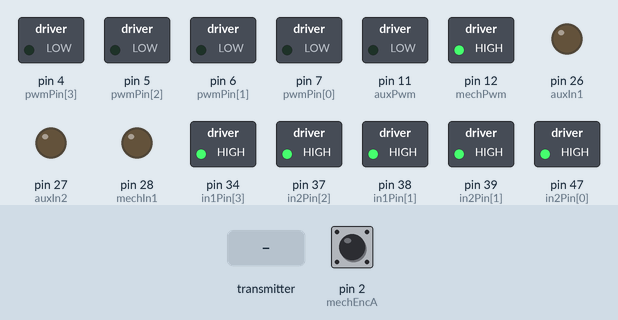
Recording of a sketch running on a simulated Arduino Mega 2560, built with avr-gcc and run on an emulated ATmega2560. Parts: switched loads named in the sketch (green lamp = pin HIGH), output pins drawn as LEDs (lit = HIGH). Inputs (shaded band) come from the test bench; at power-on: pin 2 (mechEncA) HIGH.

Above: at 1.2 s.
1.3 s: the transmitter starts sending readChannel.3 = 1000
At 2.5 s:
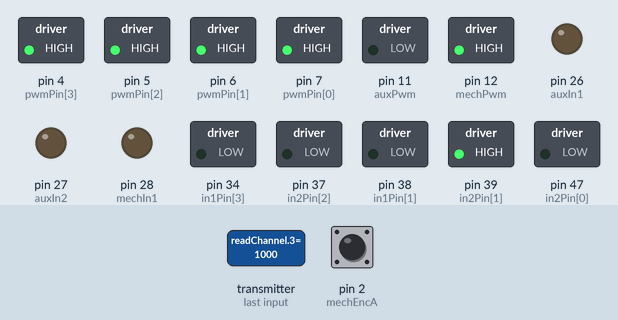
2.8 s: the transmitter starts sending readChannel.1 = 1000
At 3.5 s:
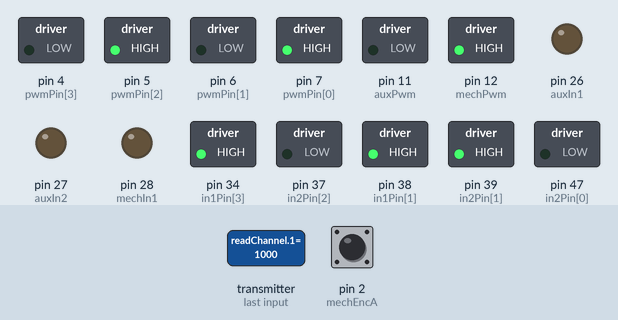
4.3 s: the transmitter starts sending readChannel.0 = 1000
At 4.9 s:
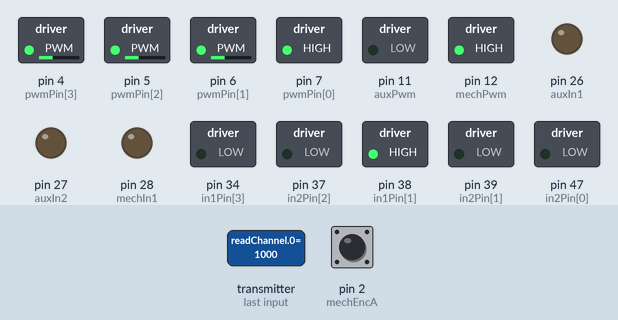
5.8 s: the transmitter starts sending readChannel.3 = 1250
At 7.0 s:
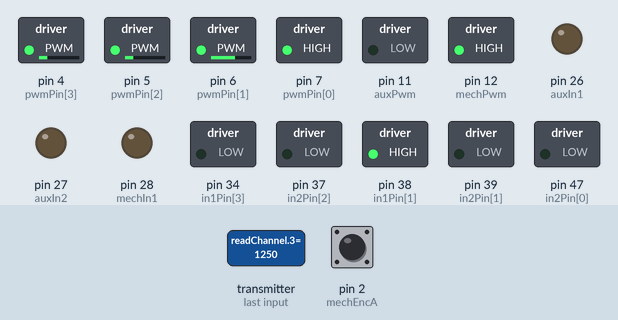
7.3 s: the transmitter starts sending readChannel.1 = 1250
At 8.4 s:
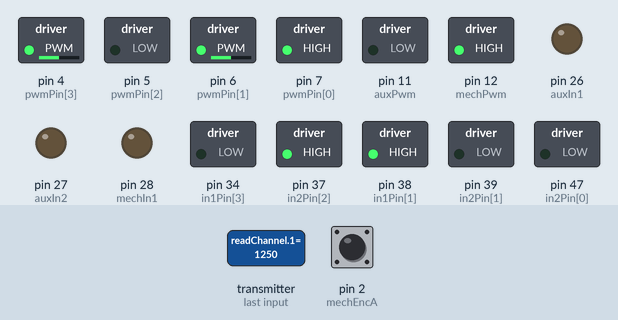
8.8 s: the transmitter starts sending readChannel.0 = 1500
At 9.4 s:
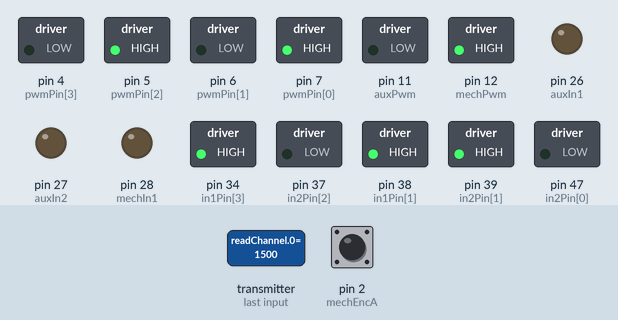
Timing chart, 0 to 11.3 s (numbered marks = the images above; inputs shaded):
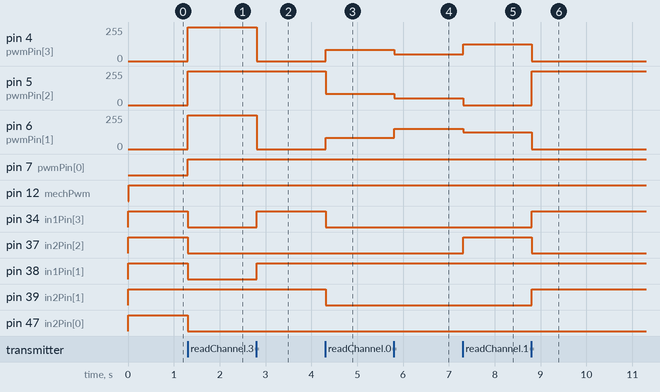

The sketch:

CR.ino
```cpp
#include <IBusBM.h>
#include <SPI.h>
#include <mcp2515.h>

IBusBM IBus;

// System 1: 4-Wheel Mecanum Chassis
const int pwmPin[4] = {7, 6, 5, 4};
const int in1Pin[4] = {46, 38, 36, 34};
const int in2Pin[4] = {47, 39, 37, 35};

const int basePWM[4]  = {45, 45, 45, 45};
const int maxPWM[4]   = {255, 255, 255, 255};
const bool dirInvert[4] = {false, false, true, true};

// System 2: 5th Axis Mechanism (PID)
const int mechEncA = 2;
const int mechEncB = 3;
const int mechPwm  = 12;
const int mechIn1  = 28;
const int mechIn2  = 29;

const float Kp = 1.5;
const float Ki = 0.0;
const float Kd = 0.0;
const int mechBasePWM = 20;
const int deadband = 5;

volatile long mechPulses = 0;
long mechTarget = 0;
long lastError = 0;
float integral = 0;

unsigned long lastTime = 0;

// System 3: Auxiliary Mechanism
const int auxPwm = 11;
const int auxIn1 = 26;
const int auxIn2 = 27;
const int auxSpeed = 100;

// System 4: CAN Bus (MKS Servo)
MCP2515 mcp2515(53);
int lastCh8State = -1; // -1: undefined, 0: stop, 1: up, 2: down

void isrMech() {
  if (digitalRead(mechEncB) == HIGH) {
    mechPulses++;
  } else {
    mechPulses--;
  }
}

void setChassisMotor(int i, int speed) {
  if (speed == 0) {
    digitalWrite(in1Pin[i], HIGH);
    digitalWrite(in2Pin[i], HIGH);
    analogWrite(pwmPin[i], 0);
  } else {
    bool wantForward = (speed > 0);
    if (dirInvert[i]) wantForward = !wantForward;

    if (wantForward) {
      digitalWrite(in1Pin[i], LOW);
      digitalWrite(in2Pin[i], HIGH);
    } else {
      digitalWrite(in1Pin[i], HIGH);
      digitalWrite(in2Pin[i], LOW);
    }

    int outPWM = abs(speed);
    if (outPWM < basePWM[i]) outPWM = basePWM[i];
    if (outPWM > maxPWM[i]) outPWM = maxPWM[i];
    analogWrite(pwmPin[i], outPWM);
  }
}

int getJoyValue(int channel) {
  int val = IBus.readChannel(channel);
  if (val == 0) return 0;
  int mapped = map(val, 1000, 2000, -255, 255);
  if (abs(mapped) < 20) return 0;
  return mapped;
}

void calculateAndSendCAN(uint16_t id, uint8_t mode, uint16_t speed, uint8_t acc, int32_t targetVal) {
  struct can_frame canMsg;
  canMsg.can_id = id;
  canMsg.can_dlc = 8;
  uint8_t funcCode;

  switch (mode) {
    case 1:
      funcCode = 0xFD;
      canMsg.data[0] = funcCode;
      {
        uint8_t dir = (targetVal >= 0) ? 0 : 1;
        uint32_t absPulses = abs(targetVal);
        canMsg.data[1] = (dir << 7) | ((speed >> 8) & 0x0F);
        canMsg.data[2] = speed & 0xFF;
        canMsg.data[3] = acc;
        canMsg.data[4] = (absPulses >> 16) & 0xFF;
        canMsg.data[5] = (absPulses >> 8) & 0xFF;
        canMsg.data[6] = absPulses & 0xFF;
      }
      break;
    case 2: funcCode = 0xFE; goto COMMON_STRUCT;
    case 3: funcCode = 0xF4; goto COMMON_STRUCT;
    case 4:
      funcCode = 0xF5;
      COMMON_STRUCT:
      canMsg.data[0] = funcCode;
      canMsg.data[1] = (speed >> 8) & 0xFF;
      canMsg.data[2] = speed & 0xFF;
      canMsg.data[3] = acc;
      canMsg.data[4] = (targetVal >> 16) & 0xFF;
      canMsg.data[5] = (targetVal >> 8) & 0xFF;
      canMsg.data[6] = targetVal & 0xFF;
      break;

    case 5:
      funcCode = 0xF6;
      canMsg.data[0] = funcCode;
      canMsg.data[1] = (targetVal >= 0) ? 0 : 1;
      canMsg.data[2] = (speed >> 8) & 0xFF;
      canMsg.data[3] = speed & 0xFF;
      canMsg.data[4] = acc;
      canMsg.data[5] = 0;
      canMsg.data[6] = 0;
      break;
  }

  uint16_t sum = canMsg.can_id;
  for (int i = 0; i < 7; i++) sum += canMsg.data[i];
  canMsg.data[7] = sum & 0xFF;

  mcp2515.sendMessage(&canMsg);
}

void setup() {
  IBus.begin(Serial1);

  for (int i = 0; i < 4; i++) {
    pinMode(pwmPin[i], OUTPUT);
    pinMode(in1Pin[i], OUTPUT);
    pinMode(in2Pin[i], OUTPUT);
    digitalWrite(in1Pin[i], HIGH);
    digitalWrite(in2Pin[i], HIGH);
    analogWrite(pwmPin[i], 0);
  }

  pinMode(mechPwm, OUTPUT);
  pinMode(mechIn1, OUTPUT);
  pinMode(mechIn2, OUTPUT);
  pinMode(mechEncA, INPUT_PULLUP);
  pinMode(mechEncB, INPUT_PULLUP);
  attachInterrupt(digitalPinToInterrupt(mechEncA), isrMech, RISING);

  pinMode(auxPwm, OUTPUT);
  pinMode(auxIn1, OUTPUT);
  pinMode(auxIn2, OUTPUT);
  digitalWrite(auxIn1, LOW);
  digitalWrite(auxIn2, LOW);
  analogWrite(auxPwm, 0);

  mcp2515.reset();
  mcp2515.setBitrate(CAN_500KBPS, MCP_8MHZ);
  mcp2515.setNormalMode();
}

void loop() {
  unsigned long now = millis();
  unsigned long dt = now - lastTime;

  if (dt >= 10) {

    // System 1: Chassis Kinematics
    float lx = getJoyValue(3);
    float ly = getJoyValue(1);
    float rx = getJoyValue(0);

    if (lx == 0 && ly == 0 && rx == 0) {
      for (int i = 0; i < 4; i++) setChassisMotor(i, 0);
    } else {
      float vLF = (ly + lx + rx);
      float vLB = (ly - lx + rx);
      float vRB = -(ly + lx - rx);
      float vRF = -(ly - lx - rx);

      float maxV = abs(vLF);
      if (abs(vLB) > maxV) maxV = abs(vLB);
      if (abs(vRB) > maxV) maxV = abs(vRB);
      if (abs(vRF) > maxV) maxV = abs(vRF);

      if (maxV > 255) {
        vLF = (vLF / maxV) * 255; vLB = (vLB / maxV) * 255;
        vRB = (vRB / maxV) * 255; vRF = (vRF / maxV) * 255;
      }

      float v[4] = {vLF, vLB, vRB, vRF};
      for (int i = 0; i < 4; i++) {
        if (abs(v[i]) > 20) setChassisMotor(i, v[i]);
        else setChassisMotor(i, 0);
      }
    }

    // System 2: 5th Axis PID Control
    int ch6 = IBus.readChannel(6);
    if (ch6 > 1500) mechTarget = -2700;
    else mechTarget = 0;

    long currentP;
    noInterrupts(); currentP = mechPulses; interrupts();

    long error = mechTarget - currentP;
    float derivative = (error - lastError) / (float)dt;

    if (abs(error) > deadband && abs(error) < 100) {
      integral += (error * dt);
      integral = constrain(integral, -1500, 1500);
    } else {
      integral = 0;
    }

    float output = (Kp * error) + (Ki * integral) + (Kd * derivative);
    int finalPWM = abs(output);

    if (finalPWM > 0 && abs(error) > deadband) finalPWM += mechBasePWM;
    if (finalPWM > 255) finalPWM = 255;
    if (abs(error) <= deadband) finalPWM = 0;

    lastError = error;
    bool wantForward = (output > 0);

    if (abs(error) <= deadband) {
      digitalWrite(mechIn1, LOW);
      digitalWrite(mechIn2, LOW);
      analogWrite(mechPwm, 255);
    } else {
      if (wantForward) {
        digitalWrite(mechIn1, LOW);
        digitalWrite(mechIn2, HIGH);
      } else {
        digitalWrite(mechIn1, HIGH);
        digitalWrite(mechIn2, LOW);
      }
      analogWrite(mechPwm, finalPWM);
    }

    // System 3: Auxiliary Mechanism
    int ch9  = IBus.readChannel(8);
    int ch10 = IBus.readChannel(9);

    if (ch9 > 1500) {
      digitalWrite(auxIn1, HIGH);
      digitalWrite(auxIn2, LOW);
      analogWrite(auxPwm, auxSpeed);
    } else if (ch10 > 1500) {
      digitalWrite(auxIn1, LOW);
      digitalWrite(auxIn2, HIGH);
      analogWrite(auxPwm, auxSpeed);
    } else {
      digitalWrite(auxIn1, LOW);
      digitalWrite(auxIn2, LOW);
      analogWrite(auxPwm, 0);
    }

    // System 4: CAN Bus MKS Control
    int ch8 = IBus.readChannel(7);
    int currentCh8State = -1;

    if (ch8 > 1800) {
      currentCh8State = 2; // Down
    } else if (ch8 > 1300 && ch8 < 1700) {
      currentCh8State = 1; // Up
    } else if (ch8 > 800 && ch8 <= 1300) {
      currentCh8State = 0; // Stop
    }

    if (currentCh8State != -1 && currentCh8State != lastCh8State) {
      if (currentCh8State == 1) {
        calculateAndSendCAN(1, 5, 500, 2, 1);
      } else if (currentCh8State == 2) {
        calculateAndSendCAN(1, 5, 1500, 2, -1);
      } else if (currentCh8State == 0) {
        calculateAndSendCAN(1, 5, 500, 2, 1);
      }
      lastCh8State = currentCh8State;
    }

    lastTime = now;
  }
}
```

Measured:
- after the input at 1.3 s, pin 4 (pwmPin[3]), pin 5 (pwmPin[2]), pin 6 (pwmPin[1]): 0/255 → 255/255 at once; pin 7 (pwmPin[0]): LOW → HIGH at once; pin 34 (in1Pin[3]), pin 37 (in2Pin[2]), pin 38 (in1Pin[1]), pin 47 (in2Pin[0]): HIGH → LOW at once
- after the input at 2.8 s, pin 4 (pwmPin[3]), pin 6 (pwmPin[1]): 255/255 → 0/255 at once; pin 34 (in1Pin[3]), pin 38 (in1Pin[1]): LOW → HIGH at once
- after the input at 4.3 s, pin 4 (pwmPin[3]), pin 6 (pwmPin[1]): 0/255 → 85/255 at once; pin 5 (pwmPin[2]): 255/255 → 85/255 at once; pin 34 (in1Pin[3]), pin 39 (in2Pin[1]): HIGH → LOW at once
- after the input at 5.8 s, pin 4 (pwmPin[3]), pin 5 (pwmPin[2]): 85/255 → 51/255 at once; pin 6 (pwmPin[1]): 85/255 → 152/255 at once
- after the input at 7.3 s, pin 4 (pwmPin[3]): 51/255 → 127/255 at once; pin 5 (pwmPin[2]): 51/255 → 0/255 at once; pin 6 (pwmPin[1]): 152/255 → 127/255 at once; pin 37 (in2Pin[2]): LOW → HIGH at once
- after the input at 8.8 s, pin 4 (pwmPin[3]), pin 6 (pwmPin[1]): 127/255 → 0/255 at once; pin 5 (pwmPin[2]): 0/255 → 255/255 at once; pin 34 (in1Pin[3]), pin 39 (in2Pin[1]): LOW → HIGH at once; pin 37 (in2Pin[2]): HIGH → LOW at once
